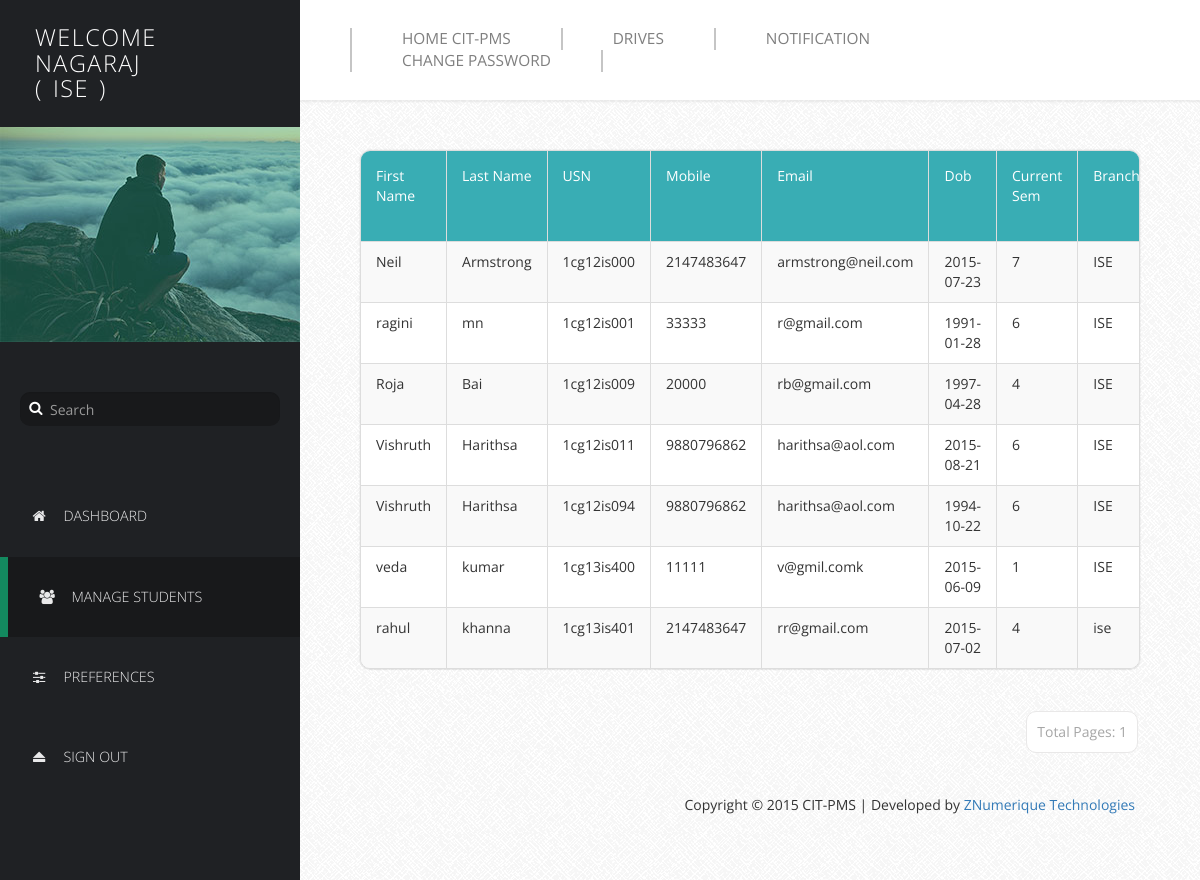
Screenshot of /Profilers/HODProfile/manage-users1.php (signed in) with the database file from the repository.
### tables this page shows
CREATE TABLE IF NOT EXISTS `basicdetails` (
  `Id` int(11) NOT NULL AUTO_INCREMENT,
  `FirstName` varchar(25) NOT NULL,
  `LastName` varchar(25) NOT NULL,
  `USN` varchar(10) NOT NULL,
  `Mobile` bigint(11) NOT NULL,
  `Email` varchar(255) NOT NULL,
  `DOB` date NOT NULL,
  `Sem` int(11) NOT NULL,
  `Branch` varchar(15) NOT NULL,
  `SSLC` float NOT NULL,
  `PU/Dip` float NOT NULL,
  `BE` float NOT NULL,
  `Backlogs` int(11) NOT NULL,
  `HofBacklogs` tinyint(1) NOT NULL,
  `DetainYears` int(11) NOT NULL,
  `Approve` tinyint(1) NOT NULL DEFAULT '0',
  `ApprovalDate` date NOT NULL,
  PRIMARY KEY (`USN`),
  UNIQUE KEY `Id` (`Id`),
  UNIQUE KEY `USN_2` (`USN`,`Mobile`,`Email`)
);

### Profilers/HODProfile/manage-users1.php (the view, shortened to what this page needs)
<!DOCTYPE html>
<html lang="en">
  <head>
    <link href="css/font-awesome.min.css" rel="stylesheet">
    <link href="css/bootstrap.min.css" rel="stylesheet">
    <link href="css/templatemo-style.css" rel="stylesheet">
  </head>
  <body>
    <div class="templatemo-flex-row">
      <div class="templatemo-sidebar">
        <header class="templatemo-site-header">
          <?php
            $Welcome = "Welcome";
            echo "<h1>" . $Welcome . "<br>". $_SESSION['husername']. "</h1>";
            echo "<br>";
            echo "<h1>(</h1>";
            echo "<h1>" . $_SESSION['department']. "</h1>";
            echo "<h1>)</h1>";
          ?>
        </header>
        <div class="profile-photo-container">
          <img src="images/profile-photo.jpg" alt="Profile Photo" class="img-responsive">
          <div class="profile-photo-overlay"></div>
        </div>
        <form class="templatemo-search-form" role="search">
          <div class="input-group">
            <button type="submit" class="fa fa-search"></button>
            <input type="text" class="form-control" placeholder="Search" name="srch-term" id="srch-term">
          </div>
        </form>
        <nav class="templatemo-left-nav">
          <ul>
            <li><a href="login.php"><i class="fa fa-home fa-fw"></i>Dashboard</a></li>
            <li><a href="#" class="active"><i class="fa fa-users fa-fw"></i>Manage Students</a></li>
            <li><a href="preferences.php"><i class="fa fa-sliders fa-fw"></i>Preferences</a></li>
            <li><a href="logout.php"><i class="fa fa-eject fa-fw"></i>Sign Out</a></li>
          </ul>
        </nav>
      </div>
      <div class="templatemo-content col-1 light-gray-bg">
        <div class="templatemo-top-nav-container">
          <div class="row">
            <nav class="templatemo-top-nav col-lg-12 col-md-12">
              <ul class="text-uppercase">
                <li><a href="../../Homepage/index.php">Home CIT-PMS</a></li>
                <li><a href="../../Drives/index.php">Drives</a></li>
                <li><a href="Notif.php">Notification</a></li>
                <li><a href="Change Password.php">Change Password</a></li>
              </ul>
            </nav>
          </div>
        </div>
        <div class="templatemo-content-container">
          <div class="templatemo-content-widget no-padding">
            <div class="panel panel-default table-responsive">
              <table class="table table-striped table-bordered templatemo-user-table">
                <thead>
                  <tr>
                    <td><a class="white-text templatemo-sort-by">First Name </a></td>
                    <td><a class="white-text templatemo-sort-by">Last Name </a></td>
                    <td><a class="white-text templatemo-sort-by">USN</a></td>
                    <td><a class="white-text templatemo-sort-by">Mobile</a></td>
                    <td><a class="white-text templatemo-sort-by">Email</a></td>
                    <td><a class="white-text templatemo-sort-by">Dob </a></td>
                    <td><a class="white-text templatemo-sort-by">Current Sem</a></td>
                    <td><a class="white-text templatemo-sort-by">Branch</a></td>
                  </tr>
                </thead>
                <tbody>
                <?php
                  $p = $_SESSION['department'];
                  $num_rec_per_page = 15;
                  $conn = new mysqli('localhost', "root", "Peter@272105", 'details');
                  if (isset($_GET["page"])) {
                    $page = $_GET["page"];
                  } else {
                    $page = 1;
                  }
                  $start_from = ($page-1) * $num_rec_per_page;
                  $sql = "SELECT * FROM basicdetails WHERE Branch='$p' LIMIT $start_from, $num_rec_per_page";
                  $result = $conn->query($sql);
                  if ($result->num_rows > 0) {
                    while($row = $result->fetch_assoc()) {
                      echo "<tr>";
                      echo "<td>" . $row['FirstName'] . "</td>";
                      echo "<td>" . $row['LastName'] . "</td>";
                      echo "<td>" . $row['USN'] . "</td>";
                      echo "<td>" . $row['Mobile'] . "</td>";
                      echo "<td>" . $row['Email'] . "</td>";
                      echo "<td>" . $row['DOB'] . "</td>";
                      echo "<td>" . $row['Sem'] . "</td>";
                      echo "<td>" . $row['Branch'] . "</td>";
                      echo "</tr>";
                    }
                  }
                ?>
                </tbody>
              </table>
            </div>
          </div>
          <div class="pagination-wrap">
            <ul class="pagination">
            <?php
              $conn = new mysqli('localhost', "root", "Peter@272105", 'details');
              $sql = "SELECT * FROM basicdetails WHERE Branch='$p'";
              $result = $conn->query($sql);
              $total_records = $result->num_rows;
              $totalpage = ceil($total_records / $num_rec_per_page);
              $currentpage = (isset($_GET['page']) ? $_GET['page'] : 1);
              if($currentpage == 0) {
              } else if($currentpage >= 1 && $currentpage <= $totalpage) {
                echo "<li><a>Total Pages: ".$totalpage."</a></li>";
              }
            ?>
            </ul>
          </div>
          <footer class="text-right">
            <p>Copyright &copy; 2015 CIT-PMS | Developed by
              <a href="http://znumerique.azurewebsites.net" target="_parent">ZNumerique Technologies</a>
            </p>
          </footer>
        </div>
      </div>
    </div>
  </body>
</html>

### Profilers/HODProfile/css/templatemo-style.css (style rules this page uses)
* { font-family: 'Open Sans', sans-serif; }
body { font-size: 13px; }
body, .templatemo-left-nav { background: #1f2124; }
h1, h2, h3 { margin: 0; }
ul { list-style-type: none; margin: 0; padding: 0; }
nav li { font-size: 1.1em; list-style: none; text-transform: uppercase; }
.white-text { color: white; }
.light-gray-bg { font-family:"Trebuchet MS", "Myriad Pro", Arial, sans-serif; font-size:14px; background:#f4f4f4 url(../images/bg.png) repeat top left; color:#333; overflow-y:scroll; }
footer { padding: 15px; }
.templatemo-sidebar { width: 300px; }
.templatemo-site-header { margin: 25px 30px; }
.templatemo-site-header h1 { color: white; display: inline-block; font-size: 1.8em; font-weight: 300; letter-spacing: 1.5px; margin: 0 5px; text-transform: uppercase; vertical-align: middle; }
.profile-photo-container { position: relative; }
.profile-photo-overlay { background-color: rgba(4, 152, 114, 0.35); position: absolute; top: 0; left: 0; width: 100%; height: 100%; transition: all 0.3s ease; }
.templatemo-search-form { font-size: 1.1em; margin: 50px 20px; }
.templatemo-search-form .input-group { width: 100%; }
.templatemo-search-form .input-group .form-control { background-color: #18191b; border: none; border-radius: 10px; color: #DDD; padding-left: 30px; }
.templatemo-search-form .input-group { position: relative; }
.fa-search { height:32px; width:32px; border: none; cursor: pointer; color:white; background:transparent; position:absolute; top: 0; left: 0; z-index: 100; }
.templatemo-left-nav li { font-weight: 300; }
.templatemo-left-nav a.active, .templatemo-left-nav a:hover { background: #18191b; border-left: 8px solid #13895F; }
.templatemo-left-nav a { color: #e9e9ea; display: block; padding: 30px; transition: all 0.3s ease; }
.templatemo-left-nav .fa { margin-right: 15px; }
.templatemo-top-nav-container { background-color: white; padding: 28px 50px; box-shadow: 0px 0px 2px 2px rgba(161, 159, 159, 0.18); }
.templatemo-top-nav li { float: left; list-style: none; }
.templatemo-top-nav a { color: #7f7f7f; display: block; padding: 0 50px; border-left: 2px solid #c5c5c5; }
.templatemo-top-nav li:last-child a { border-right: 2px solid #c5c5c5; }
.templatemo-content { margin-top: 0px; min-height: 600px; padding: 0; overflow-x: hidden; }
.templatemo-content-container { padding: 40px 50px; }
.templatemo-flex-row { display: -webkit-flex; display: -ms-flexbox; display: flex; }
.col-1 { -webkit-flex: 1; -ms-flex: 1; flex: 1; }
.templatemo-content-widget { border-radius: 10px; padding: 30px; position: relative; margin: 10px; box-shadow: 0px 0px 1px 1px rgba(161, 159, 159, 0.1); }
.templatemo-content-widget.no-padding { padding: 0; }
.panel { border-radius: 10px; }
.pagination-wrap { margin-right: 10px; text-align: right; }
.pagination>li>a { border-color: #E9E8E8; color: #a6a6a6; margin: 2px; padding: 10px; }
.pagination>li>a, .pagination>li:first-child>a, .pagination>li:last-child>a { border-radius: 10px; }
.table { margin-bottom: 0; }
.table>tbody>tr>td { padding: 10px 15px; }
.table>thead>tr>td { padding: 15px; }
.templatemo-user-table thead { background-color: #39ADB4; color: white; }
.panel>.table-responsive:last-child>.table:last-child, .panel>.table:last-child { border-bottom-right-radius: 10px; border-bottom-left-radius: 10px; }
.panel>.table:first-child { border-top-left-radius: 10px; border-top-right-radius: 10px; }
@media only screen and (min-width: 768px) { .templatemo-left-nav { display: block !important; } }

### rows the page displays
basicdetails: FirstName "Neil", LastName "Armstrong", USN "1cg12is000", Mobile "2147483647", Email "armstrong@neil.com", DOB "2015-07-23", Sem "7", Branch "ISE", Sem "1"
basicdetails: FirstName "ragini", LastName "mn", USN "1cg12is001", Mobile "33333", Email "r@gmail.com", DOB "1991-01-28", Sem "6", Branch "ISE"
basicdetails: FirstName "Roja", LastName "Bai", USN "1cg12is009", Mobile "20000", Email "rb@gmail.com", DOB "1997-04-28", Sem "4", Branch "ISE"
basicdetails: FirstName "Vishruth", LastName "Harithsa", USN "1cg12is011", Mobile "9880796862", Email "harithsa@aol.com", DOB "2015-08-21", Sem "6", Branch "ISE"
basicdetails: FirstName "Vishruth", LastName "Harithsa", USN "1cg12is094", Mobile "9880796862", Email "harithsa@aol.com", DOB "1994-10-22", Sem "6", Branch "ISE"
basicdetails: FirstName "veda", LastName "kumar", USN "1cg13is400", Mobile "11111", Email "v@gmil.comk", DOB "2015-06-09", Sem "1", Branch "ISE"
basicdetails: FirstName "rahul", LastName "khanna", USN "1cg13is401", Mobile "2147483647", Email "rr@gmail.com", DOB "2015-07-02", Sem "4", Branch "ise"

### other values shown
$Welcome "WELCOME"
$_SESSION['husername'] "NAGARAJ"
$_SESSION['department'] "ISE"
